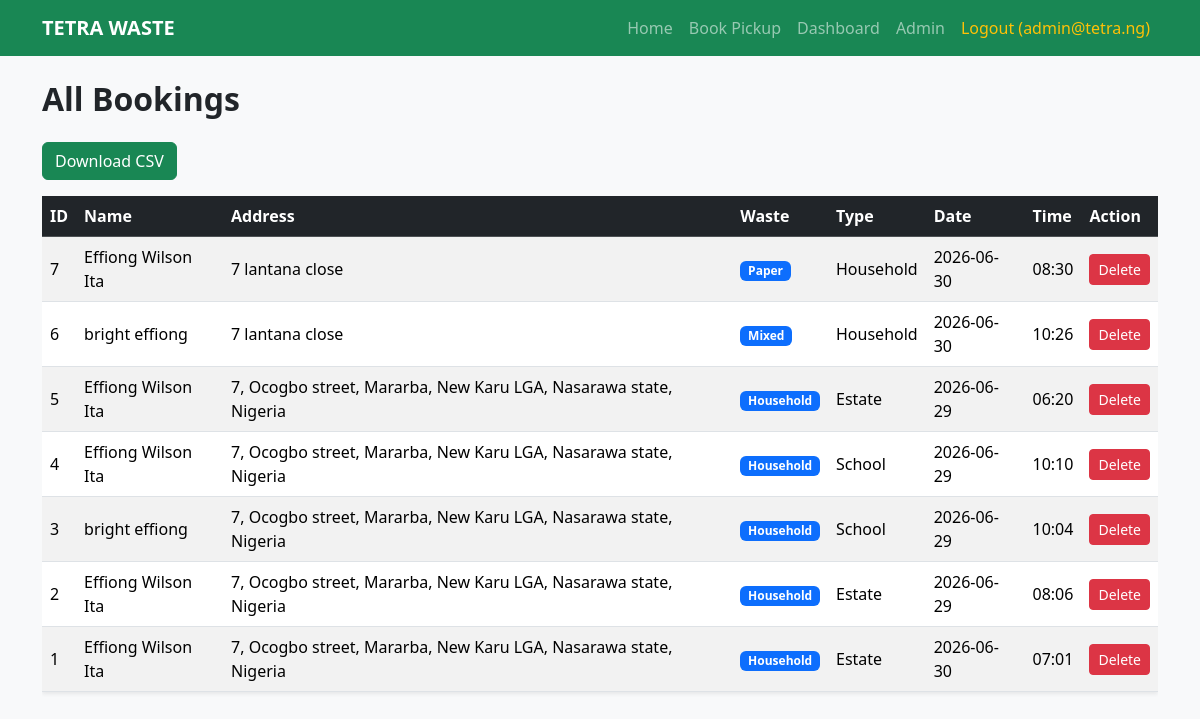
The page /admin (signed in) on the database its author committed.
### tables this page shows
CREATE TABLE bookings (
                id INTEGER PRIMARY KEY AUTOINCREMENT,
                name TEXT, address TEXT, waste_type TEXT, 
                establishment TEXT, pickup_date TEXT, pickup_time TEXT
            );

### app.py (the view)
@app.route('/admin')
def admin():
    conn = get_db_connection()
    bookings = conn.execute('SELECT * FROM bookings ORDER BY id DESC').fetchall()
    conn.close()
    return render_template('admin.html', bookings=bookings)

### app.py (called while the page is built)
def get_db_connection():
    conn = sqlite3.connect(DATABASE)
    conn.row_factory = sqlite3.Row
    return conn

### templates/admin.html
{% extends 'base.html' %}
{% block content %}
<h2 class="mb-4 fw-bold">All Bookings</h2>
<a href="{{ url_for('export_csv') }}" class="btn btn-success mb-3">Download CSV</a>
<div class="table-responsive">
  <table class="table table-striped table-hover align-middle shadow-sm">
    <thead class="table-dark">
      <tr>
        <th>ID</th>
        <th>Name</th>
        <th>Address</th>
        <th>Waste</th>
        <th>Type</th>
        <th>Date</th>
        <th>Time</th>
        <th>Action</th>
      </tr>
    </thead>
    <tbody>
      {% for b in bookings %}
      <tr>
        <td>{{ b.id }}</td>
        <td>{{ b.name }}</td>
        <td>{{ b.address }}</td>
        <td><span class="badge bg-primary">{{ b.waste_type }}</span></td>
        <td>{{ b.establishment }}</td>
        <td>{{ b.pickup_date }}</td>
        <td>{{ b.pickup_time }}</td>
        <td>
          <a href="{{ url_for('delete', id=b.id) }}"
             class="btn btn-sm btn-danger"
             onclick="return confirm('Delete booking for {{ b.name }}? This cannot be undone.');">
             Delete
          </a>
        </td>
      </tr>
      {% else %}
      <tr>
        <td colspan="8" class="text-center text-muted">No bookings yet.</td>
      </tr>
      {% endfor %}
    </tbody>
  </table>
</div>
{% endblock %}

### rows shown on the page
bookings: id "7", name "Effiong Wilson Ita", address "7 lantana close", waste_type "Paper", establishment "Household", pickup_date "2026-06-30", pickup_time "08:30"
bookings: id "6", name "bright effiong", address "7 lantana close", waste_type "Mixed", establishment "Household", pickup_date "2026-06-30", pickup_time "10:26"
bookings: id "5", name "Effiong Wilson Ita", address "7, Ocogbo street, Mararba, New Karu LGA, Nasarawa state, Nigeria", waste_type "Household", establishment "Estate", pickup_date "2026-06-29", pickup_time "06:20"
bookings: id "4", name "Effiong Wilson Ita", address "7, Ocogbo street, Mararba, New Karu LGA, Nasarawa state, Nigeria", waste_type "Household", establishment "School", pickup_date "2026-06-29", pickup_time "10:10"
bookings: id "3", name "bright effiong", address "7, Ocogbo street, Mararba, New Karu LGA, Nasarawa state, Nigeria", waste_type "Household", establishment "School", pickup_date "2026-06-29", pickup_time "10:04"
bookings: id "2", name "Effiong Wilson Ita", address "7, Ocogbo street, Mararba, New Karu LGA, Nasarawa state, Nigeria", waste_type "Household", establishment "Estate", pickup_date "2026-06-29", pickup_time "08:06"
bookings: id "1", name "Effiong Wilson Ita", address "7, Ocogbo street, Mararba, New Karu LGA, Nasarawa state, Nigeria", waste_type "Household", establishment "Estate", pickup_date "2026-06-30", pickup_time "07:01"

### other values the page prints
{{ session.user }} "admin@tetra.ng"
